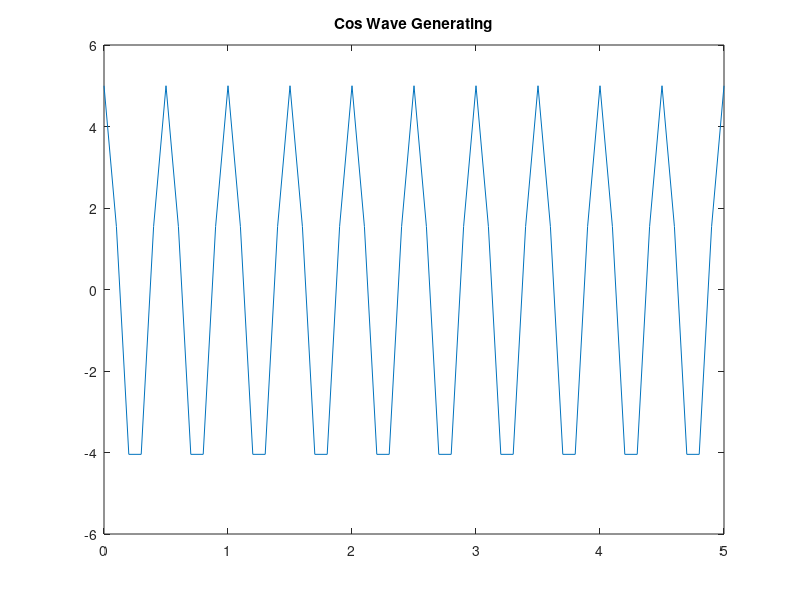
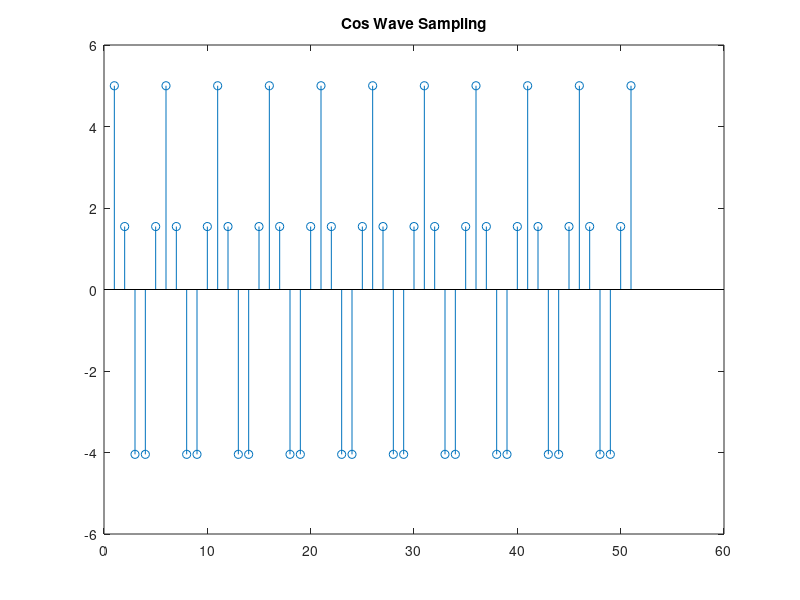
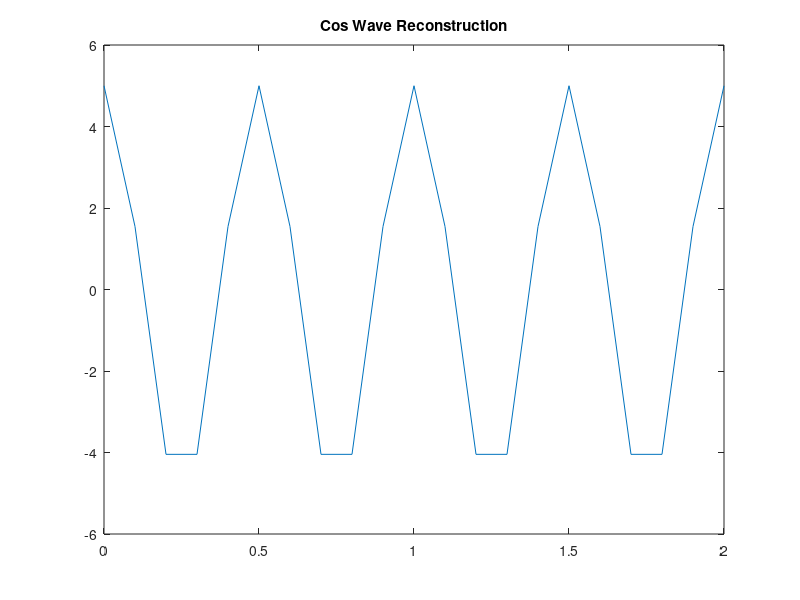

The MATLAB script that drew these images, in order:
clc
clear

%% For Generation 10v p-p cos wave
tstart = 0;
tend = 5;
sampling_period = 0.1;

t = tstart : sampling_period : tend;
x = 5*cos(4*pi*t);
figure(1);
plot(t,x);
title('Cos Wave Generating');
saveas(gcf,'cos1_generation.png');

%% Sampling Of Cos Wave
figure(2);
stem(x);
title('Cos Wave Sampling');
saveas(gcf,'cos1_sampling.png');

%% Reconstruction of cos Wave

reconstruction_start_time = 0;
reconstruction_end_time = 2;
reconstruction_sampling_time = 0.1;

new_time = reconstruction_start_time : reconstruction_sampling_time : reconstruction_end_time;
f = interp1(t,x,new_time);
figure(3);
plot(new_time,f);
title('Cos Wave Reconstruction');
saveas(gcf,'cos1_reconstruction.png');